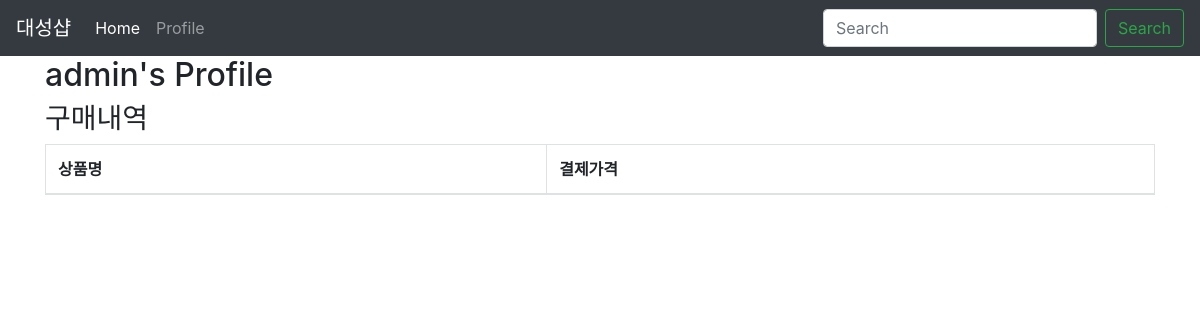
The page /accounts/profile/ (signed in) on the database as committed earlier.
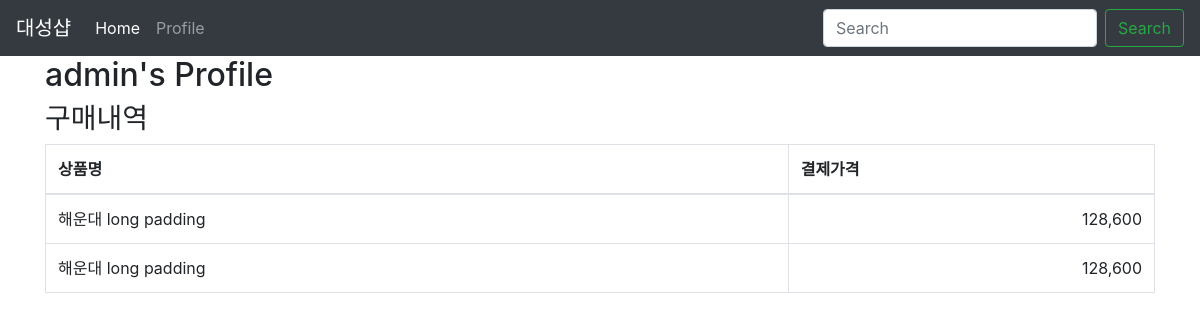
The same page on the database as committed later.
### shop/models.py (models this page shows)
class order(models.Model):
    user = models.ForeignKey(settings.AUTH_USER_MODEL, on_delete=models.CASCADE)
    item = models.ForeignKey(Item, on_delete=models.CASCADE)
    name = models.CharField(max_length=100, verbose_name='상품명')
    amount = models.PositiveIntegerField(verbose_name='결제금액')
    class Meta:
        ordering = ('-id',)

### accounts/views.py (the view)
# urls.py: path('profile/',profile,name='profile'),
@login_required
def profile(request):
    order_list = request.user.order_set.all()
    return render(request, 'accounts/profile.html', {
        'order_list' : order_list,
    })

### accounts/templates/accounts/profile.html
{% extends "accounts/layout.html"%}
{% load humanize %}
{% block content%}
<div class="container">
    <div class="row">
        <div class="col-sm-12">
            <h2>{{user}}'s Profile</h2>
            <h3>구매내역</h3>
            <table class="table table-hover table-bordered">
                <thead>
                    <tr>
                        <th>상품명</th>
                        <th>결제가격</th>
                    </tr>
                </thead>
                <tbody>
                    {% for order in order_list %}
                    <tr>
                        <td>{{ order.name }}</td>
                        <td class="text-right">{{ order.amount|intcomma }}</td>
                    </tr>
                    {% endfor %}
                </tbody>
            </table>
        </div>
    </div>
</div>
{% endblock %}

Rows that differ between the two databases and show on the page:
added order: name "해운대 long padding", amount "128,600"
added order: name "해운대 long padding", amount "128,600"
